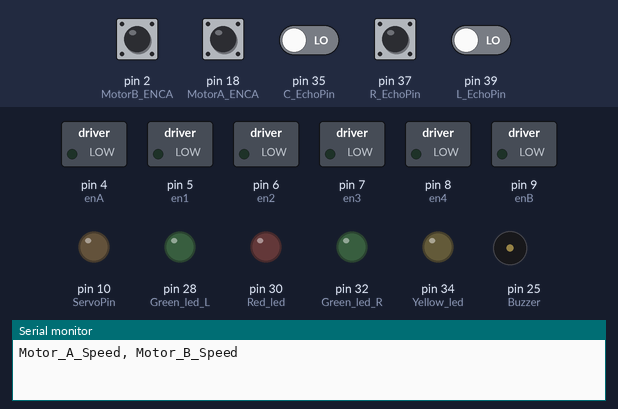
Recording of a sketch running on a simulated Arduino Mega 2560, built with avr-gcc and run on an emulated ATmega2560. On the bench: switched loads named in the sketch (green lamp = pin HIGH), output pins drawn as LEDs (lit = HIGH), buzzer (waves = sounding, pin HIGH), the last lines printed to the serial monitor. The test bench sets the inputs (shaded band); at power-on: pin 2 (MotorB_ENCA), pin 18 (MotorA_ENCA) HIGH, pin 35 (C_EchoPin), pin 37 (R_EchoPin), pin 39 (L_EchoPin) LOW. Pins used as bus, display or sensor lines are not drawn.

Above: at 1.2 s.
1.3 s: pin 37 (R_EchoPin) pulsed HIGH 2 times (0.12 s each, 0.3 s apart)
At 3.2 s:
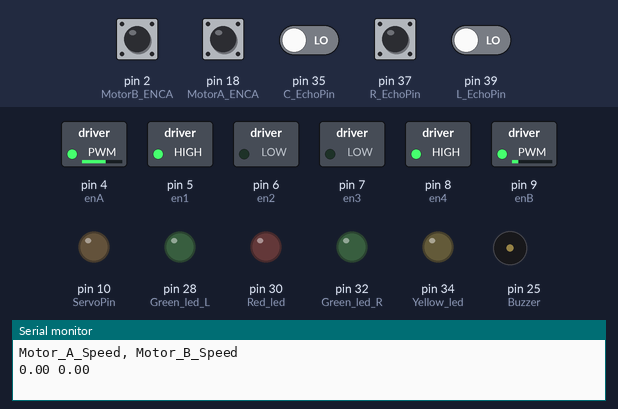
At 5.87 s:
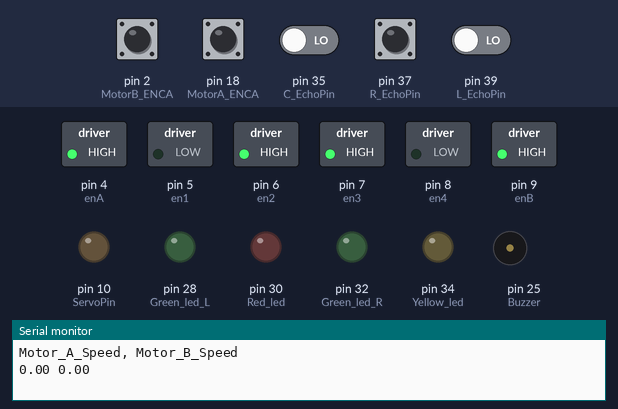
Timing chart, 0 to 13.4 s (numbered marks = the images above; inputs shaded):
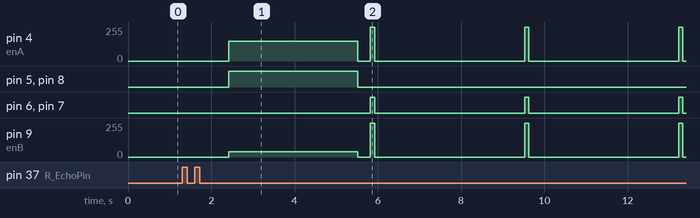

Measured:
- after the input at 1.3 s, pin 5 (en1), pin 8 (en4): LOW → HIGH after 1.1 s, → LOW 3.1 s later
- by itself, pin 6 (en2), pin 7 (en3): alternates HIGH for 0.10 s and LOW for 3.6 s

The sketch:

Combined_code_V4.ino
```cpp
#include<Servo.h>
#include<util/atomic.h>

//Encoder outputs for motor A connections
#define MotorA_ENCA 18
#define MotorA_ENCB 19
//Encoder outputs for motor B connections
#define MotorB_ENCA 2
#define MotorB_ENCB 3

//Defining Servo motor and ultrasonic sensor connected pins
#define C_TrigPin 33 //Centre Ultrasonic sensor
#define C_EchoPin 35
#define L_TrigPin 38 //Left Ultrasonic sensor
#define L_EchoPin 39
#define R_TrigPin 36 //Right Ultrasonic sensor
#define R_EchoPin 37
#define ServoPin 10

//defining pins for LEDs and buzzer
int Green_led_R = 32;
int Green_led_L = 28;
int Red_led = 30;
int Yellow_led = 34;
int Buzzer = 25;

//Motor driver connections for motor A
int enA = 4; //PWM Signal for motor A
int en1 = 5;
int en2 = 6;
//Motor driver connections for motor B
int enB = 9; //PWM Signal for motor B
int en3 = 7;
int en4 = 8;

//Defining global storage variables that can be used to store values between time steps
long prevT = 0; //previous time
int posPrevA = 0; //previous position for motor A
int posPrevB = 0; //previous position for motor B

long currT = 0;
float deltaT = 0;

//Gloabal variables to store the number of counts of the encoders
volatile int pos_i_A = 0;
volatile int pos_i_B = 0;

volatile float velocity_i_A = 0;
volatile float velocity_i_B = 0;
volatile long prevT_i = 0;

//Defining global variables for the Raw and Filtered velocities
float v1FiltA = 0;
float v1PrevA = 0;

float v2FiltB = 0;
float v2PrevB = 0;

//Global variable to store the integral error value
float error1_integral = 0;
float error2_integral = 0;


// Defining variables to store the ultrasonic sensor distances
float C_distance = 0;
float L_distance = 0;
float R_distance = 0;

// Defining min distances to be detected
float C_distance_Min = 15; //min distance for the centre ultrasonic sensors
float S_distance_Min = 15; //min distance for the side's ultasonic sensors


//Defining the constant target speed of every motor
float targetSpeedA = 100;
float targetSpeedB = 100;

//global variables to store the calculated rpm speeds
float v1 = 0;
float v2 = 0;


void setup() {
  Serial.begin(9600);

  //Labels for the serial plotter motor encoder value outputs
  Serial.println("Motor_A_Speed, Motor_B_Speed");

  //setting ultrasonic sensor pins
  pinMode(C_TrigPin, OUTPUT);
  pinMode(C_EchoPin, INPUT);
  pinMode(L_TrigPin, OUTPUT);
  pinMode(L_EchoPin, INPUT);
  pinMode(R_TrigPin, OUTPUT);
  pinMode(R_EchoPin, INPUT);

  //Setting Led pins and buzzer pin
  pinMode(Green_led_R, OUTPUT);
  pinMode(Green_led_L, OUTPUT);
  pinMode(Red_led, OUTPUT);
  pinMode(Yellow_led, OUTPUT);
  pinMode(Buzzer, OUTPUT);

  pinMode(ServoPin, OUTPUT);

  //setting up encoder pins for the motors as inputs to the microcontroller
  pinMode(MotorA_ENCA,INPUT);
  pinMode(MotorA_ENCB,INPUT);
  pinMode(MotorB_ENCA,INPUT);
  pinMode(MotorB_ENCB,INPUT);
  //Setting up pins connected to motor driver as outputs
  pinMode(enA,OUTPUT);
  pinMode(en1,OUTPUT);
  pinMode(en2,OUTPUT);
  pinMode(en3,OUTPUT);
  pinMode(en4,OUTPUT);
  pinMode(enB,OUTPUT);

  //Setting encoder output for motor A and B ENCA to trigger an interrupt then call a function
  attachInterrupt(digitalPinToInterrupt(MotorA_ENCA),readEncoderA,RISING);
  attachInterrupt(digitalPinToInterrupt(MotorB_ENCA),readEncoderB,RISING);

}

void loop() {
  float velocityA = 0;
  float velocityB = 0;
  int pos1 = 0;
  int pos2 = 0;

  ATOMIC_BLOCK(ATOMIC_RESTORESTATE){
    pos1 = pos_i_A;
    pos2 = pos_i_B;
    velocityA = -velocity_i_A;
    velocityB = velocity_i_B;
  }

  //compute velocity with method of counting pulses per time interval
  long currT = micros();
  float deltaT = ((float) (currT-prevT)) / 1.0e6;
  float velocity1 = -((pos1 - posPrevA) / deltaT);
  posPrevA = pos1;
  float velocity2 = (pos2 - posPrevB) / deltaT;
  posPrevB = pos2;
  prevT = currT;

  //Convert the velocities to RPM
  v1 = velocity1/362.0*60.0;
  v2 = velocity2/362.0*60.0;

  //LowPass Filter for the velocities at (25 Hz Cut off frequency)
  v1FiltA = 0.854*v1FiltA + 0.0728*v1 + 0.0728*v1PrevA;
  v1PrevA = v1;
  v2FiltB = 0.854*v2FiltB + 0.0728*v2 + 0.0728*v2PrevB;
  v2PrevB = v2;

  //a function called that will drive the two motors at 100rpm
  //compareRPM(30, 30, v1, v2, 1, 1);
  //delay(1000);
  //rotate180();

  //Drive the robot
  compare_distances();

  //Print the velocities on the serial monitor
  //Serial.print(velocity1);
  //Serial.print(" ");
  Serial.print(v1);
  Serial.print(" ");
  //Serial.print(velocity2);
  //Serial.print(" ");
  Serial.print(v2);
  //Serial.print(" ");
  //Serial.print(velocityA);
  //Serial.print(" ");
  //Serial.print(velocityB);
  Serial.println();

  delay(1);


}

void compareRPM(int t_SpeedA, int t_SpeedB, int rpm1, int rpm2, int dirA, int dirB){
  //compute the control signal u
  float kp1 = 11;
  float ki1 = 0.5;
  float kp2 = 8.7;
  float ki2 = 0.7;

  float error1 = t_SpeedA - rpm1;
  float error2 = t_SpeedB - rpm2;

  //Computing the integral error
  error1_integral = error1_integral + error1*deltaT;
  error2_integral = error2_integral + error2*deltaT;

  //Computing the control signal
  float u1 = kp1*error1 + ki1*error1_integral;
  float u2 = kp2*error2 + ki2*error2_integral;

  //set the motor direction and speed
  if (u1<0){
    dirA = -1;
  }
  if (u2<0){
    dirB = -1;
  }

  int pwmValA = (int) fabs(u1);
  int pwmValB = (int) fabs(u2);
  if (pwmValA > 255){
    pwmValA = 255;
  }
  if (pwmValB > 255){
    pwmValB = 255;
  }
  //calling the two motors to move in a forward direction at the target speed
  setMotorA(dirA, pwmValA);
  setMotorB(dirB, pwmValB);

}

void setMotorA(int dirA, int pwmValA){
  analogWrite(enA, pwmValA);

  if (dirA == 1){
    //MotorA to rotate in forward direction
    digitalWrite(en1, HIGH);
    digitalWrite(en2, LOW);
  }
  else if (dirA == -1){
    //MotorA to rotate in reverse direction
    digitalWrite(en1, LOW);
    digitalWrite(en2, HIGH);
  }
  else{
    //Motor to stop
    digitalWrite(en1, LOW);
    digitalWrite(en2, LOW);
  }
}

void setMotorB(int dirB, int pwmValB){
  analogWrite(enB, pwmValB);

  if (dirB==1){
    //Motor 2 to rotate in forward direction
    digitalWrite(en3, LOW);
    digitalWrite(en4, HIGH);
  }
  else if (dirB==-1){
    //Motor to rotate in reverse direction
    digitalWrite(en3, HIGH);
    digitalWrite(en4, LOW);
  }
  else{
    //Motor to stop
    digitalWrite(en3, LOW);
    digitalWrite(en4, LOW);
  }
}

void readEncoderA(){
  //Reading from the encoder output B
  int a = digitalRead(MotorA_ENCB);
  int incrementA = 0;
  //If function to icrement position value for forward direction and decrement position value for reverse rotation of the motorA
  if (a>0){
    incrementA = 1;
  }
  else{
    incrementA = -1;
  }
  pos_i_A = pos_i_A + incrementA;

  //Compute velocity with method of measuring the time elapsed between triggers
  long currT = micros();
  float deltaT = ((float) (currT-prevT_i)) / 1.0e6;
  velocity_i_A = incrementA/deltaT;
  prevT_i = currT;

}

void readEncoderB(){
  //Reading from the encoder output B
  int b = digitalRead(MotorB_ENCB);
  int incrementB = 0;
  //If function to icrement position value for forward direction and decrement position value for reverse rotation of the motorA
  if (b>0){
    incrementB = 1;
  }
  else{
    incrementB = -1;
  }
  pos_i_B = pos_i_B + incrementB;

  //Compute velocity with method of measuring the time elapsed between triggers
  long currT = micros();
  float deltaT = ((float) (currT-prevT_i)) / 1.0e6;
  velocity_i_B = incrementB/deltaT;
  prevT_i = currT;

}

float UltraRead(int trigPin, int echoPin){
  //Read detected distance by the three ultrasonic sensors
  //Triger the ultrasonic sensor low
  digitalWrite(trigPin, LOW);
  delayMicroseconds(2);
  //Triger the ultrasonic sensor High and delay for 10 micro-seconds then trig low
  digitalWrite(trigPin, HIGH);
  delayMicroseconds(10);
  //Calculate distance from object
  long duration = pulseIn(echoPin, HIGH);
  // Expression to calculate distance using time
  int distance = duration * 0.0344 / 2;

  return distance;
}

void rotate180(){
  compareRPM(20, 8, v1, v2, 1, -1);
  delay(1000);
  stop(); //stop
  delay(1000);
}

void stop(){
  //Motor to stop
    analogWrite(enA, 0);
    analogWrite(enB, 0);
    digitalWrite(en1, LOW);
    digitalWrite(en2, LOW);
    digitalWrite(en3, LOW);
    digitalWrite(en4, LOW);
}

void moveBack_indicator(){
  digitalWrite (Red_led, LOW);
  digitalWrite (Yellow_led, LOW);
  tone(Buzzer, 1000); // Send 1KHz sound signal...
  delay(100);
  digitalWrite (Yellow_led, HIGH);
  digitalWrite (Red_led, HIGH);
  noTone(Buzzer);     // Stop sound...
  delay(100);
}

void leftObstacle(){
  digitalWrite (Green_led_L, LOW);
  delay(100);
  digitalWrite (Green_led_L, HIGH);
  delay(50);
}

void rightObstacle(){
  digitalWrite (Green_led_R, LOW);
  delay(100);
  digitalWrite (Green_led_R, HIGH);
  delay(50);
}

void moveForward(){
  compareRPM(50, 50, v1, v2, 1, 1);
}

void moveBackward(){
  compareRPM(50, 50, v1, v2, -1, -1);
}

void compare_distances(){
  C_distance = UltraRead(C_TrigPin, C_EchoPin);
  R_distance = UltraRead(R_TrigPin, R_EchoPin);
  L_distance = UltraRead(L_TrigPin, L_EchoPin);
if(C_distance>15)
{
  if(R_distance>15 && L_distance>15){
    moveForward();

  }
  else if(R_distance<15 && L_distance>15){
    turnLeft();
    delay(100);
  }
  else if(R_distance>15 && L_distance<15){
    turnRight();
    delay(100);
  }
  else{
    moveBackward();
    delay(100);
    stop();
    delay(300);
    compare_distances();
  }

}
else if(C_distance<15)
{
  if(R_distance<15 && L_distance<15){
    stop();
    delay(300);
    moveBackward();
    delay(100);
    stop();
    delay(300);
    compare_distances();

  }
  else if(R_distance<15 && L_distance>15){
    turnLeft();
    delay(100);
  }
  else if(R_distance>15 && L_distance<15){
    turnRight();
    delay(100);
  }
  else{
    moveBackward();
    delay(100);
    stop();
    delay(300);
    compare_distances();
  }
}
else{
  compare_distances();
}
}


void turnRight()
{
  analogWrite(enA,150);
  analogWrite(enB,40);
  digitalWrite(en1, HIGH); //Left Motor backword Pin
  digitalWrite(en2, LOW); //Left Motor forword Pin
  digitalWrite(en3, LOW); //Right Motor forword Pin
  digitalWrite(en4, HIGH); //Right Motor backword Pin
}

void turnLeft(){
  analogWrite(enA,60);
  analogWrite(enB,150);
  digitalWrite(en1, HIGH); //Left Motor backword Pin
  digitalWrite(en2, LOW); //Left Motor forword Pin
  digitalWrite(en3, LOW); //Right Motor forword Pin
  digitalWrite(en4, HIGH); //Right Motor backword Pin
}
```
